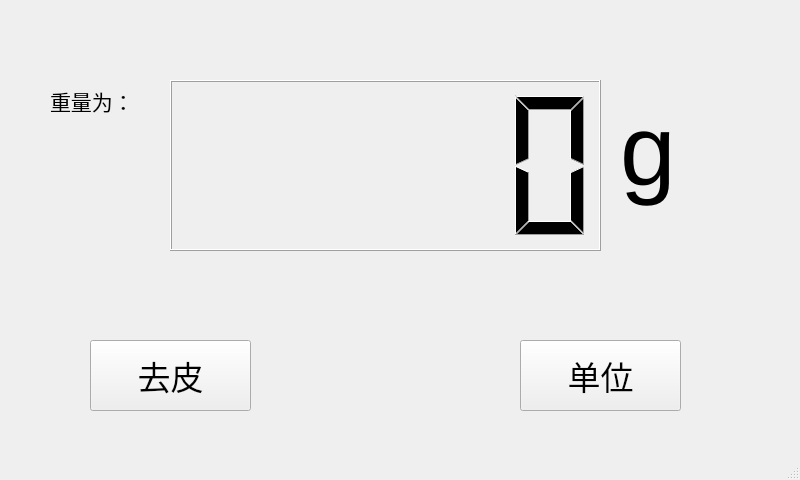
<?xml version="1.0" encoding="UTF-8"?>
<ui version="4.0">
 <class>MainWindow</class>
 <widget class="QMainWindow" name="MainWindow">
  <property name="geometry">
   <rect>
    <x>0</x>
    <y>0</y>
    <width>800</width>
    <height>480</height>
   </rect>
  </property>
  <property name="windowTitle">
   <string>MainWindow</string>
  </property>
  <widget class="QWidget" name="centralwidget">
   <widget class="QLabel" name="label">
    <property name="geometry">
     <rect>
      <x>50</x>
      <y>70</y>
      <width>101</width>
      <height>61</height>
     </rect>
    </property>
    <property name="font">
     <font>
      <pointsize>16</pointsize>
     </font>
    </property>
    <property name="text">
     <string>重量为：</string>
    </property>
   </widget>
   <widget class="QLCDNumber" name="lcdNumber">
    <property name="geometry">
     <rect>
      <x>170</x>
      <y>80</y>
      <width>431</width>
      <height>171</height>
     </rect>
    </property>
   </widget>
   <widget class="QPushButton" name="pushButton_netweight">
    <property name="geometry">
     <rect>
      <x>90</x>
      <y>340</y>
      <width>161</width>
      <height>71</height>
     </rect>
    </property>
    <property name="font">
     <font>
      <pointsize>25</pointsize>
     </font>
    </property>
    <property name="text">
     <string>去皮</string>
    </property>
   </widget>
   <widget class="QPushButton" name="pushButton_unit">
    <property name="geometry">
     <rect>
      <x>520</x>
      <y>340</y>
      <width>161</width>
      <height>71</height>
     </rect>
    </property>
    <property name="font">
     <font>
      <pointsize>25</pointsize>
     </font>
    </property>
    <property name="text">
     <string>单位</string>
    </property>
    <property name="checkable">
     <bool>true</bool>
    </property>
   </widget>
   <widget class="QLabel" name="label_2">
    <property name="geometry">
     <rect>
      <x>620</x>
      <y>60</y>
      <width>151</width>
      <height>181</height>
     </rect>
    </property>
    <property name="font">
     <font>
      <pointsize>75</pointsize>
     </font>
    </property>
    <property name="text">
     <string>g</string>
    </property>
   </widget>
  </widget>
  <widget class="QMenuBar" name="menubar">
   <property name="geometry">
    <rect>
     <x>0</x>
     <y>0</y>
     <width>800</width>
     <height>25</height>
    </rect>
   </property>
  </widget>
  <widget class="QStatusBar" name="statusbar"/>
 </widget>
 <resources/>
 <connections/>
</ui>
